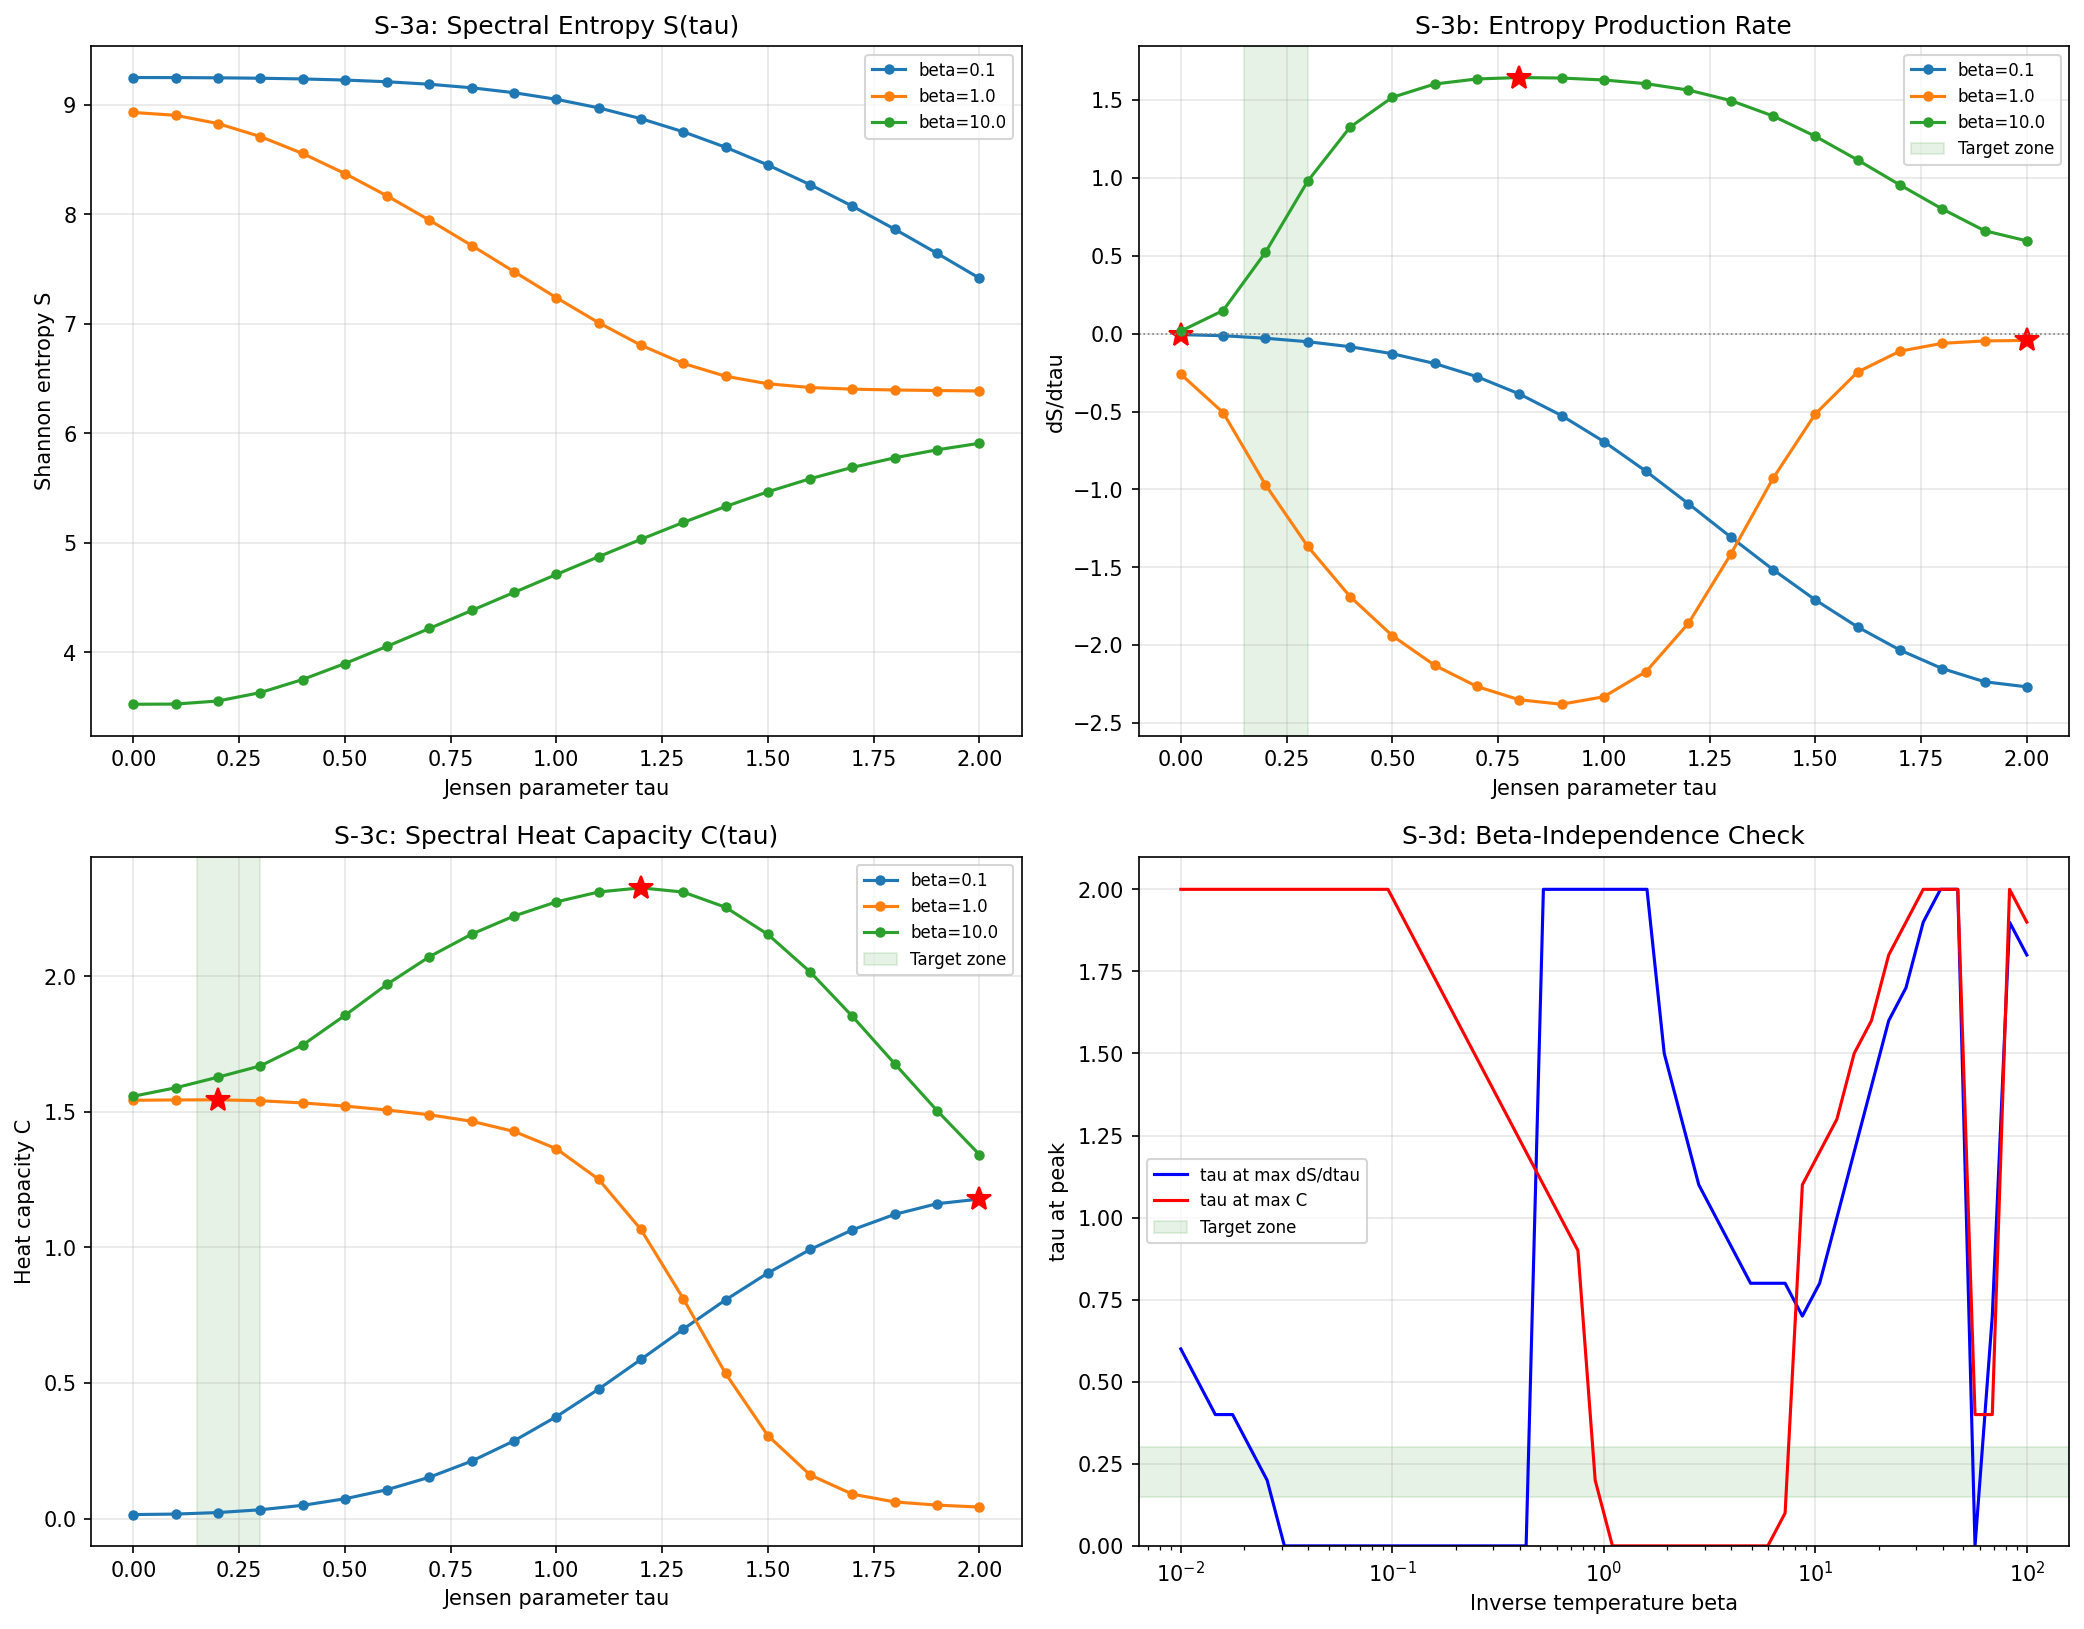

Recreate this plot in Python.
"""
Session 19a — S-3: Spectral Entropy + Heat Capacity
====================================================

Thermodynamic spectral diagnostics:
    Z(tau, beta) = Sum_n mult_n * exp(-beta * lambda_n(tau)^2)
    p_n(tau, beta) = mult_n * exp(-beta * lambda_n^2) / Z
    S(tau, beta) = -Sum_n p_n * log(p_n)              [Shannon entropy]
    C(tau, beta) = beta^2 * (<lambda^4> - <lambda^2>^2)  [heat capacity]

dS/dtau = rate of spectral complexification. Maximum identifies MEPP selected state.
Peak in C(tau) at fixed beta = lambda-point analog (second-order phase transition).

Closure: dS/dtau monotonically increasing/decreasing with no extremum.
Confirm: Peak in C(tau) at tau_c corroborating other diagnostics.

Environment: Venv Python (numpy + scipy + matplotlib).

Author: phonon-exflation-sim agent (Session 19a)
Date: 2026-02-15
"""

import sys
import os
import numpy as np

SCRIPT_DIR = os.path.dirname(os.path.abspath(__file__))
sys.path.insert(0, SCRIPT_DIR)

from s19a_sweep_data import load_sweep_data


# =============================================================================
# SPECTRAL THERMODYNAMICS
# =============================================================================

def compute_partition_function(eigenvalues, multiplicities, beta):
    """
    Compute spectral partition function Z = Sum mult_n * exp(-beta * lambda_n^2).

    Args:
        eigenvalues: array of |lambda_n|
        multiplicities: array of multiplicities
        beta: inverse temperature

    Returns:
        Z: partition function value
    """
    lam2 = eigenvalues ** 2
    return np.sum(multiplicities * np.exp(-beta * lam2))


def compute_spectral_thermodynamics(eigenvalues, multiplicities, beta):
    """
    Compute spectral thermodynamic quantities at a single (tau, beta).

    Returns:
        Z: partition function
        S: Shannon entropy
        C: heat capacity
        lam2_mean: <lambda^2>
        lam4_mean: <lambda^4>
    """
    lam2 = eigenvalues ** 2
    lam4 = eigenvalues ** 4

    # Boltzmann weights
    boltz = multiplicities * np.exp(-beta * lam2)
    Z = np.sum(boltz)

    if Z <= 0 or not np.isfinite(Z):
        return Z, np.nan, np.nan, np.nan, np.nan

    # Probabilities
    p = boltz / Z

    # Shannon entropy: S = -Sum p_n log(p_n)
    # Avoid log(0) by filtering
    mask = p > 1e-300
    S = -np.sum(p[mask] * np.log(p[mask]))

    # Expectation values
    lam2_mean = np.sum(p * lam2)
    lam4_mean = np.sum(p * lam4)

    # Heat capacity: C = beta^2 * (<lambda^4> - <lambda^2>^2)
    C = beta ** 2 * (lam4_mean - lam2_mean ** 2)

    return Z, S, C, lam2_mean, lam4_mean


# =============================================================================
# MAIN ANALYSIS
# =============================================================================

def analyze_entropy_capacity(data):
    """
    Full entropy + heat capacity analysis over (tau, beta) grid.
    """
    tau_values = data['tau_values']
    n_tau = len(tau_values)

    # Beta range
    beta_values = np.logspace(-2, 2, 50)
    n_beta = len(beta_values)

    # Storage
    Z_grid = np.zeros((n_tau, n_beta))
    S_grid = np.zeros((n_tau, n_beta))
    C_grid = np.zeros((n_tau, n_beta))
    lam2_grid = np.zeros((n_tau, n_beta))

    print(f"  Computing thermodynamics at {n_tau} x {n_beta} = {n_tau * n_beta} points...")

    for i, tau in enumerate(tau_values):
        evals = data['eigenvalues'][i]
        mults = data['multiplicities'][i]

        for j, beta in enumerate(beta_values):
            Z, S, C, lam2_m, lam4_m = compute_spectral_thermodynamics(evals, mults, beta)
            Z_grid[i, j] = Z
            S_grid[i, j] = S
            C_grid[i, j] = C
            lam2_grid[i, j] = lam2_m

        if i % 5 == 0 or i == n_tau - 1:
            idx_b1 = np.argmin(np.abs(beta_values - 1.0))
            print(f"    tau={tau:.2f}: S(beta=1)={S_grid[i, idx_b1]:.4f}, "
                  f"C(beta=1)={C_grid[i, idx_b1]:.4f}")

    # --- dS/dtau ---
    dtau = tau_values[1] - tau_values[0]
    dS_dtau = np.zeros((n_tau, n_beta))
    for j in range(n_beta):
        dS_dtau[:, j] = np.gradient(S_grid[:, j], dtau)

    # --- Find extrema in dS/dtau and C at each beta ---
    tau_peak_dS = np.zeros(n_beta)
    tau_peak_C = np.zeros(n_beta)
    dS_max_val = np.zeros(n_beta)
    C_max_val = np.zeros(n_beta)

    for j in range(n_beta):
        # dS/dtau peak
        idx_max_dS = np.argmax(dS_dtau[:, j])
        tau_peak_dS[j] = tau_values[idx_max_dS]
        dS_max_val[j] = dS_dtau[idx_max_dS, j]

        # C peak
        idx_max_C = np.argmax(C_grid[:, j])
        tau_peak_C[j] = tau_values[idx_max_C]
        C_max_val[j] = C_grid[idx_max_C, j]

    # --- Representative beta slices ---
    beta_repr = [0.1, 1.0, 10.0]
    beta_repr_idx = [np.argmin(np.abs(beta_values - b)) for b in beta_repr]

    return {
        'tau_values': tau_values,
        'beta_values': beta_values,
        'Z_grid': Z_grid,
        'S_grid': S_grid,
        'C_grid': C_grid,
        'lam2_grid': lam2_grid,
        'dS_dtau': dS_dtau,
        'tau_peak_dS': tau_peak_dS,
        'tau_peak_C': tau_peak_C,
        'dS_max_val': dS_max_val,
        'C_max_val': C_max_val,
        'beta_repr': beta_repr,
        'beta_repr_idx': beta_repr_idx,
    }


def plot_results(results, output_dir):
    """Generate S-3 diagnostic plots."""
    import matplotlib
    matplotlib.use('Agg')
    import matplotlib.pyplot as plt

    tau = results['tau_values']
    beta = results['beta_values']

    # ====== PLOT 1: Main diagnostics (2x2) ======
    fig, axes = plt.subplots(2, 2, figsize=(14, 11))

    # Panel (a): S(tau) at representative beta values
    ax = axes[0, 0]
    for bidx, bval in zip(results['beta_repr_idx'], results['beta_repr']):
        ax.plot(tau, results['S_grid'][:, bidx], 'o-', markersize=4, lw=1.5,
                label=f'beta={bval}')
    ax.set_xlabel('Jensen parameter tau')
    ax.set_ylabel('Shannon entropy S')
    ax.set_title('S-3a: Spectral Entropy S(tau)')
    ax.legend(fontsize=8)
    ax.grid(True, alpha=0.3)

    # Panel (b): dS/dtau at representative beta values
    ax = axes[0, 1]
    for bidx, bval in zip(results['beta_repr_idx'], results['beta_repr']):
        ds = results['dS_dtau'][:, bidx]
        ax.plot(tau, ds, 'o-', markersize=4, lw=1.5, label=f'beta={bval}')
        # Mark peak
        ipeak = np.argmax(ds)
        ax.plot(tau[ipeak], ds[ipeak], '*', markersize=12, color='red')

    ax.axhline(y=0, color='gray', ls=':', lw=0.8)
    ax.axvspan(0.15, 0.30, alpha=0.1, color='green', label='Target zone')
    ax.set_xlabel('Jensen parameter tau')
    ax.set_ylabel('dS/dtau')
    ax.set_title('S-3b: Entropy Production Rate')
    ax.legend(fontsize=8)
    ax.grid(True, alpha=0.3)

    # Panel (c): C(tau) at representative beta values
    ax = axes[1, 0]
    for bidx, bval in zip(results['beta_repr_idx'], results['beta_repr']):
        C = results['C_grid'][:, bidx]
        ax.plot(tau, C, 'o-', markersize=4, lw=1.5, label=f'beta={bval}')
        # Mark peak
        ipeak = np.argmax(C)
        ax.plot(tau[ipeak], C[ipeak], '*', markersize=12, color='red')

    ax.axvspan(0.15, 0.30, alpha=0.1, color='green', label='Target zone')
    ax.set_xlabel('Jensen parameter tau')
    ax.set_ylabel('Heat capacity C')
    ax.set_title('S-3c: Spectral Heat Capacity C(tau)')
    ax.legend(fontsize=8)
    ax.grid(True, alpha=0.3)

    # Panel (d): Beta-independence check — tau_peak vs beta
    ax = axes[1, 1]
    ax.semilogx(beta, results['tau_peak_dS'], 'b-', lw=1.5, label='tau at max dS/dtau')
    ax.semilogx(beta, results['tau_peak_C'], 'r-', lw=1.5, label='tau at max C')
    ax.axhspan(0.15, 0.30, alpha=0.1, color='green', label='Target zone')
    ax.set_xlabel('Inverse temperature beta')
    ax.set_ylabel('tau at peak')
    ax.set_title('S-3d: Beta-Independence Check')
    ax.legend(fontsize=8)
    ax.grid(True, alpha=0.3)
    ax.set_ylim(0, 2.1)

    plt.tight_layout()
    path = os.path.join(output_dir, 's19a_entropy_capacity.png')
    plt.savefig(path, dpi=150, bbox_inches='tight')
    plt.close()
    print(f"  Saved: {path}")

    # ====== PLOT 2: 2D heat maps of S and C ======
    fig, axes = plt.subplots(1, 2, figsize=(14, 5))

    TAU, LOG_BETA = np.meshgrid(tau, np.log10(beta), indexing='ij')

    # S(tau, beta)
    ax = axes[0]
    cf = ax.contourf(TAU, LOG_BETA, results['S_grid'], levels=20, cmap='viridis')
    plt.colorbar(cf, ax=ax, label='S')
    ax.set_xlabel('tau')
    ax.set_ylabel('log10(beta)')
    ax.set_title('Shannon Entropy S(tau, beta)')

    # C(tau, beta)
    ax = axes[1]
    # Clip C for visualization (can be very large at small beta)
    C_clip = np.clip(results['C_grid'], 0, np.percentile(results['C_grid'], 99))
    cf = ax.contourf(TAU, LOG_BETA, C_clip, levels=20, cmap='hot')
    plt.colorbar(cf, ax=ax, label='C')
    ax.set_xlabel('tau')
    ax.set_ylabel('log10(beta)')
    ax.set_title('Heat Capacity C(tau, beta)')

    plt.tight_layout()
    path = os.path.join(output_dir, 's19a_entropy_capacity_2d.png')
    plt.savefig(path, dpi=150, bbox_inches='tight')
    plt.close()
    print(f"  Saved: {path}")


# =============================================================================
# MAIN
# =============================================================================

if __name__ == '__main__':
    DATA_PATH = os.path.join(SCRIPT_DIR, 's19a_sweep_data.npz')

    print("S-3: Spectral Entropy + Heat Capacity")
    print(f"  Loading: {DATA_PATH}")

    data = load_sweep_data(DATA_PATH)

    print("\n--- Computing entropy and heat capacity ---")
    results = analyze_entropy_capacity(data)

    print(f"\n{'='*70}")
    print("RESULTS SUMMARY")
    print(f"{'='*70}")

    print(f"\n  Entropy S(tau) at representative beta:")
    for bidx, bval in zip(results['beta_repr_idx'], results['beta_repr']):
        S_vals = results['S_grid'][:, bidx]
        print(f"    beta={bval}: S range [{np.min(S_vals):.4f}, {np.max(S_vals):.4f}], "
              f"tau at max dS/dtau = {results['tau_peak_dS'][bidx]:.2f}")

    print(f"\n  Heat capacity C(tau) peaks:")
    for bidx, bval in zip(results['beta_repr_idx'], results['beta_repr']):
        C_vals = results['C_grid'][:, bidx]
        ipeak = np.argmax(C_vals)
        print(f"    beta={bval}: C_max={C_vals[ipeak]:.4f} at tau={results['tau_values'][ipeak]:.2f}")

    print(f"\n  Beta-independence of tau_peak:")
    # Check if peak tau is stable across beta
    tau_peaks_dS = results['tau_peak_dS']
    tau_peaks_C = results['tau_peak_C']
    dS_std = np.std(tau_peaks_dS)
    C_std = np.std(tau_peaks_C)
    print(f"    dS/dtau peak: mean tau = {np.mean(tau_peaks_dS):.3f}, std = {dS_std:.3f}")
    print(f"    C peak:       mean tau = {np.mean(tau_peaks_C):.3f}, std = {C_std:.3f}")

    # CLOSURE/CONFIRM
    print(f"\n{'='*70}")
    print("CLOSURE / CONFIRM ASSESSMENT")
    print(f"{'='*70}")

    # Check if dS/dtau has a genuine maximum (not at boundary)
    idx_b1 = results['beta_repr_idx'][1]  # beta=1.0
    dS = results['dS_dtau'][:, idx_b1]
    ipeak = np.argmax(dS)
    at_boundary = (ipeak == 0 or ipeak == len(dS) - 1)

    if at_boundary:
        print("  >> CLOSED: dS/dtau peak is at boundary (tau=0 or tau=2.0).")
        print("  >> No interior extremum. Entropy picture adds nothing beyond V_eff.")
    else:
        tau_peak = results['tau_values'][ipeak]
        print(f"  >> Peak in dS/dtau at tau = {tau_peak:.2f} (interior point)")
        if 0.15 <= tau_peak <= 0.30:
            print(f"  >> CONFIRM: dS/dtau peak at tau = {tau_peak:.2f} in target zone!")
        else:
            print(f"  >> INTERMEDIATE: Peak exists but outside target zone [0.15, 0.30].")

    # Check C(tau) peak
    C_b1 = results['C_grid'][:, idx_b1]
    ipeak_C = np.argmax(C_b1)
    at_boundary_C = (ipeak_C == 0 or ipeak_C == len(C_b1) - 1)

    if not at_boundary_C:
        tau_peak_C = results['tau_values'][ipeak_C]
        print(f"  >> C(tau) peak at tau = {tau_peak_C:.2f}")
        if dS_std < 0.3:
            print(f"  >> Beta-independent: dS peak std = {dS_std:.3f}")
        else:
            print(f"  >> Beta-DEPENDENT: dS peak std = {dS_std:.3f} (reduces predictive power)")

    print("\n--- Generating plots ---")
    plot_results(results, SCRIPT_DIR)

    print("\nS-3 complete.")
